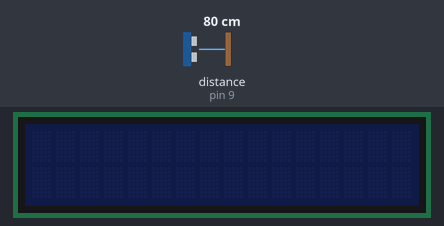
This sketch was run on a simulated Arduino Uno, built with avr-gcc and run on an emulated ATmega328P. On the bench: 16×2 character LCD. Wiring (inferred from the names in the program): ultrasonic range finder: trigger pin 10; echo pin 9. The inputs (shaded band) are chosen by the test bench; at power-on: distance to the obstacle (sensor on pin 9) 80 cm. The echo pulse lasts 58.3 µs per cm.

Above: at 2.6 s.
2.7 s: distance to the obstacle (sensor on pin 9) set to 11 cm
5.4 s: distance to the obstacle (sensor on pin 9) set to 8 cm
At 6.15 s:
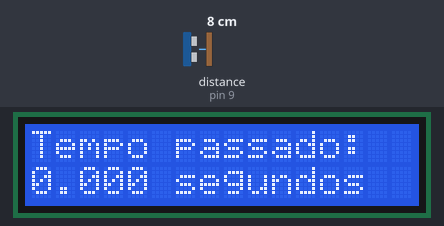
8.1 s: distance to the obstacle (sensor on pin 9) set to 18 cm
At 11.2 s:
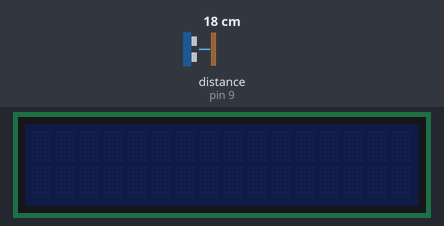
Timing chart, 0 to 12.7 s (numbered marks = the images above; inputs shaded):
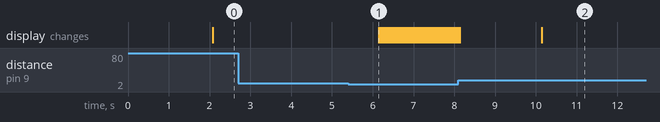

Measured:
- the behaviour switches between 10 and 9 cm on distance to the obstacle (sensor on pin 9) (found by bisection; images 0 and 1)
- after the input at 2.7 s, every drawn part: stays the same
- after the input at 5.4 s, the display: changes after 0.75 s (image 1)

The sketch:

arduino.ino
```cpp
#define TRIG_PIN 10 // Pino de disparo do sensor ultrassônico
#define ECHO_PIN 9  // Pino de eco do sensor ultrassônico
#define distancia_minima 10 // Distância em centímetros para detectar o objeto

#include <LiquidCrystal_I2C.h>  // Biblioteca para o LCD com interface I2C

// Criar objeto LCD com endereço I2C 0x27, 16 colunas e 2 linhas
LiquidCrystal_I2C lcd(0x27, 16, 2);

unsigned long startTime = 0; // Variável para armazenar o tempo inicial
bool objeto_detectado = false; // Flag para indicar se um objeto foi detectado

void setup() {
  Serial.begin(9600); // Inicializar comunicação serial para depuração
  pinMode(TRIG_PIN, OUTPUT); // Configurar o pino TRIG como saída
  pinMode(ECHO_PIN, INPUT);  // Configurar o pino ECHO como entrada

  lcd.init(); // Inicializar o LCD
  lcd.backlight(); // Acender a luz de fundo do LCD
}

void loop() {
  // Enviar um pulso ultrassônico
  digitalWrite(TRIG_PIN, LOW);
  delayMicroseconds(2); // Aguardar 2 microssegundos
  digitalWrite(TRIG_PIN, HIGH);
  delayMicroseconds(10); // Manter o pulso por 10 microssegundos
  digitalWrite(TRIG_PIN, LOW);

  // Ler o tempo do pulso de retorno
  long duracao = pulseIn(ECHO_PIN, HIGH);

  // Calcular a distância em centímetros
  long distancia = (duracao / 2) / 29.1;

  if (distancia < distancia_minima) { // Se a distância for menor que a mínima
    lcd.backlight(); // Acender a luz de fundo do LCD
    if (!objeto_detectado) { // Se o objeto não estava previamente detectado
      startTime = millis(); // Registrar o tempo inicial
      objeto_detectado = true; // Marcar o objeto como detectado
    }
    // Calcular e mostrar o tempo em tempo real
    unsigned long tempo_atual = millis(); // Obter o tempo atual
    unsigned long tempo_passado = tempo_atual - startTime; // Calcular o tempo decorrido
    unsigned long segundos = tempo_passado / 1000; // Converter milissegundos para segundos
    unsigned long milisegundos = tempo_passado % 1000; // Obter os milissegundos restantes
    lcd.setCursor(0, 0); // Definir o cursor na primeira linha
    lcd.print("Tempo passado: "); // Exibir a mensagem
    lcd.setCursor(0, 1); // Definir o cursor na segunda linha
    lcd.print(segundos); // Exibir os segundos
    lcd.print("."); // Exibir o ponto decimal
    if (milisegundos < 100) lcd.print("0"); // Adicionar zero para milissegundos menores que 100
    if (milisegundos < 10) lcd.print("0"); // Adicionar zero para milissegundos menores que 10
    lcd.print(milisegundos); // Exibir os milissegundos
    lcd.print(" segundos"); // Exibir a unidade de tempo
  } else { // Se a distância for maior ou igual à mínima
    if (objeto_detectado) { // Se o objeto estava previamente detectado
      objeto_detectado = false; // Marcar o objeto como não detectado
    }
    delay(2000); // Aguardar 2 segundos antes de limpar a tela
    lcd.clear(); // Limpar o display do LCD
    lcd.noBacklight(); // Apagar a luz de fundo do LCD
  }

  delay(10); // Pequeno atraso para evitar leituras muito rápidas
}
```
